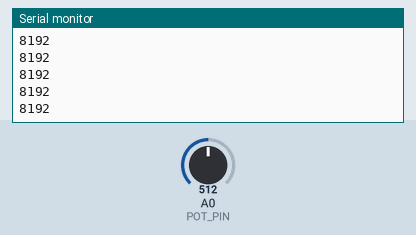
The sketch below on a simulated Arduino Nano, built with avr-gcc and run on an emulated ATmega328P. Parts: the last lines printed to the serial monitor. Inputs (shaded band) come from the test bench; at power-on: A0 (POT_PIN) = 512.

Above: at 1.2 s.
1.3 s: A0 (POT_PIN) set to 716
At 2.3 s:
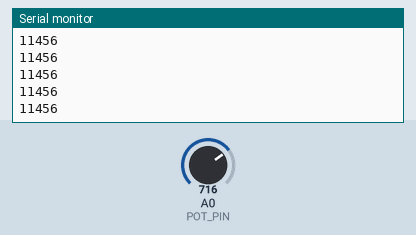
2.8 s: A0 (POT_PIN) set to 900
At 3.6 s:
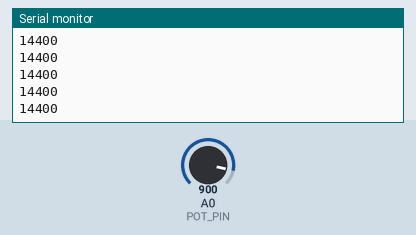
Timing chart, 0 to 5.8 s (numbered marks = the images above; inputs shaded):
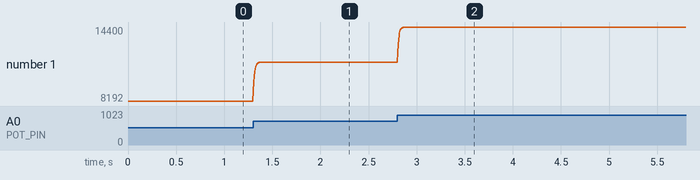

Measured:
- after the input at 1.3 s, the serial monitor: prints a new line at once (image 1)
- after the input at 2.8 s, the serial monitor: prints a new line at once (image 2)
- plotted number 1: 8192 → 11456 after the input at 1.3 s, 11456 → 14400 after the input at 2.8 s

The sketch:

moza_pot.ino
```cpp
// Moza pot test - Arduino Nano
// Wiring: pot outer legs to 5V and GND, wiper to A0.
// Sends the filtered pot reading as one text line about every 5 ms (~200 Hz).
// Each sample is 16 ADC reads summed (range 0..16368): averages out noise and gives
// finer steps than the plain 0..1023, so slow pot movements come out smoother.

const uint8_t POT_PIN = A0;
const uint8_t OVERSAMPLE = 16;  // 16 x 10-bit reads -> 0..16368 (PC side expects this range)
float filtered = 0;

uint16_t readPot() {
  uint16_t sum = 0;
  for (uint8_t i = 0; i < OVERSAMPLE; i++) sum += analogRead(POT_PIN);
  return sum;
}

void setup() {
  Serial.begin(115200);
  filtered = readPot();
}

void loop() {
  filtered += (readPot() - filtered) * 0.3f;  // simple low-pass against jitter
  Serial.println((long)(filtered + 0.5f));
  delay(3);  // + ~2 ms of ADC reads = ~5 ms per sample
}
```
